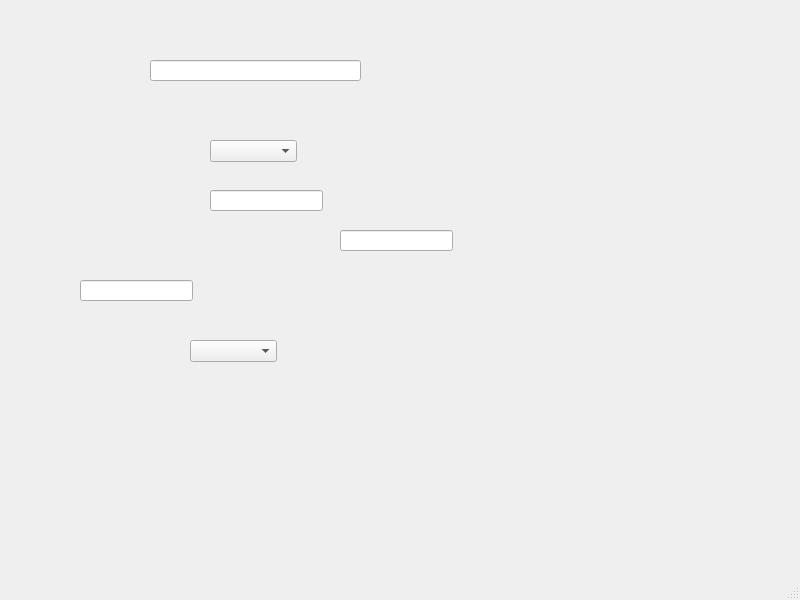
<?xml version="1.0" encoding="UTF-8"?>
<ui version="4.0">
 <class>MainWindow</class>
 <widget class="QMainWindow" name="MainWindow">
  <property name="geometry">
   <rect>
    <x>0</x>
    <y>0</y>
    <width>800</width>
    <height>600</height>
   </rect>
  </property>
  <property name="windowTitle">
   <string>MainWindow</string>
  </property>
  <widget class="QWidget" name="centralwidget">
   <widget class="QLineEdit" name="lineEdit">
    <property name="geometry">
     <rect>
      <x>150</x>
      <y>60</y>
      <width>211</width>
      <height>21</height>
     </rect>
    </property>
   </widget>
   <widget class="QComboBox" name="comboBox">
    <property name="geometry">
     <rect>
      <x>210</x>
      <y>140</y>
      <width>87</width>
      <height>22</height>
     </rect>
    </property>
   </widget>
   <widget class="QLineEdit" name="lineEdit_2">
    <property name="geometry">
     <rect>
      <x>80</x>
      <y>280</y>
      <width>113</width>
      <height>21</height>
     </rect>
    </property>
   </widget>
   <widget class="QLineEdit" name="lineEdit_3">
    <property name="geometry">
     <rect>
      <x>340</x>
      <y>230</y>
      <width>113</width>
      <height>21</height>
     </rect>
    </property>
   </widget>
   <widget class="QLineEdit" name="lineEdit_4">
    <property name="geometry">
     <rect>
      <x>210</x>
      <y>190</y>
      <width>113</width>
      <height>21</height>
     </rect>
    </property>
   </widget>
   <widget class="QComboBox" name="comboBox_2">
    <property name="geometry">
     <rect>
      <x>190</x>
      <y>340</y>
      <width>87</width>
      <height>22</height>
     </rect>
    </property>
   </widget>
  </widget>
  <widget class="QMenuBar" name="menubar">
   <property name="geometry">
    <rect>
     <x>0</x>
     <y>0</y>
     <width>800</width>
     <height>26</height>
    </rect>
   </property>
  </widget>
  <widget class="QStatusBar" name="statusbar"/>
 </widget>
 <tabstops>
  <tabstop>lineEdit</tabstop>
  <tabstop>lineEdit_3</tabstop>
  <tabstop>lineEdit_2</tabstop>
  <tabstop>lineEdit_4</tabstop>
  <tabstop>comboBox</tabstop>
  <tabstop>comboBox_2</tabstop>
 </tabstops>
 <resources/>
 <connections/>
</ui>
